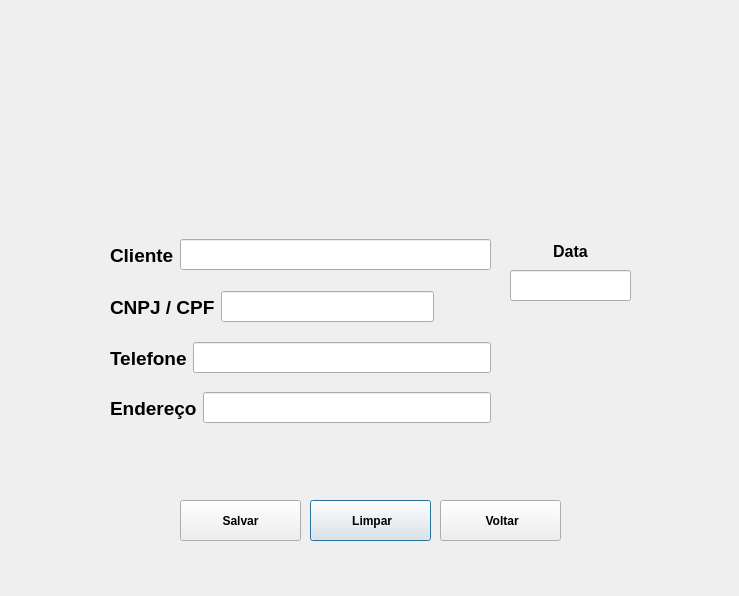
<?xml version="1.0" encoding="UTF-8"?>
<ui version="4.0">
 <class>PDFarea</class>
 <widget class="QDialog" name="PDFarea">
  <property name="geometry">
   <rect>
    <x>0</x>
    <y>0</y>
    <width>739</width>
    <height>596</height>
   </rect>
  </property>
  <property name="windowTitle">
   <string>Dialog</string>
  </property>
  <widget class="QLabel" name="label">
   <property name="geometry">
    <rect>
     <x>130</x>
     <y>10</y>
     <width>461</width>
     <height>231</height>
    </rect>
   </property>
   <property name="font">
    <font>
     <bold>true</bold>
    </font>
   </property>
   <property name="text">
    <string/>
   </property>
   <property name="pixmap">
    <pixmap resource="files.qrc">:/imagens/AberturaArtvidros.png</pixmap>
   </property>
   <property name="scaledContents">
    <bool>true</bool>
   </property>
  </widget>
  <widget class="QWidget" name="layoutWidget_2">
   <property name="geometry">
    <rect>
     <x>110</x>
     <y>390</y>
     <width>381</width>
     <height>36</height>
    </rect>
   </property>
   <property name="font">
    <font>
     <pointsize>14</pointsize>
     <bold>true</bold>
    </font>
   </property>
   <layout class="QHBoxLayout" name="horizontalLayout_4">
    <item>
     <widget class="QLabel" name="label_name_2">
      <property name="font">
       <font>
        <pointsize>14</pointsize>
        <bold>true</bold>
       </font>
      </property>
      <property name="text">
       <string>Endereço</string>
      </property>
     </widget>
    </item>
    <item>
     <widget class="QLineEdit" name="lineEditEndereco">
      <property name="font">
       <font>
        <pointsize>14</pointsize>
        <bold>true</bold>
       </font>
      </property>
     </widget>
    </item>
   </layout>
  </widget>
  <widget class="QWidget" name="layoutWidget_3">
   <property name="geometry">
    <rect>
     <x>110</x>
     <y>237</y>
     <width>381</width>
     <height>36</height>
    </rect>
   </property>
   <property name="font">
    <font>
     <pointsize>14</pointsize>
     <bold>true</bold>
    </font>
   </property>
   <layout class="QHBoxLayout" name="horizontalLayout_2">
    <item>
     <widget class="QLabel" name="label_name">
      <property name="font">
       <font>
        <pointsize>14</pointsize>
        <bold>true</bold>
       </font>
      </property>
      <property name="text">
       <string>Cliente</string>
      </property>
     </widget>
    </item>
    <item>
     <widget class="QLineEdit" name="lineEditCliente">
      <property name="font">
       <font>
        <pointsize>14</pointsize>
        <bold>false</bold>
       </font>
      </property>
     </widget>
    </item>
   </layout>
  </widget>
  <widget class="QWidget" name="layoutWidget">
   <property name="geometry">
    <rect>
     <x>510</x>
     <y>240</y>
     <width>121</width>
     <height>61</height>
    </rect>
   </property>
   <layout class="QVBoxLayout" name="verticalLayout">
    <item>
     <widget class="QLabel" name="label_7">
      <property name="font">
       <font>
        <pointsize>12</pointsize>
        <bold>true</bold>
       </font>
      </property>
      <property name="text">
       <string>&lt;html&gt;&lt;head/&gt;&lt;body&gt;&lt;p align=&quot;center&quot;&gt;Data&lt;/p&gt;&lt;/body&gt;&lt;/html&gt;</string>
      </property>
     </widget>
    </item>
    <item>
     <widget class="QLineEdit" name="lineEditData">
      <property name="font">
       <font>
        <pointsize>14</pointsize>
       </font>
      </property>
      <property name="whatsThis">
       <string>&lt;html&gt;&lt;head/&gt;&lt;body&gt;&lt;p align=&quot;center&quot;&gt;&lt;br/&gt;&lt;/p&gt;&lt;/body&gt;&lt;/html&gt;</string>
      </property>
     </widget>
    </item>
   </layout>
  </widget>
  <widget class="QLabel" name="labelNomeOrcamento">
   <property name="geometry">
    <rect>
     <x>300</x>
     <y>157</y>
     <width>191</width>
     <height>31</height>
    </rect>
   </property>
   <property name="font">
    <font>
     <pointsize>14</pointsize>
     <bold>true</bold>
    </font>
   </property>
   <property name="text">
    <string/>
   </property>
  </widget>
  <widget class="QPushButton" name="pushButtonLimpar">
   <property name="geometry">
    <rect>
     <x>310</x>
     <y>500</y>
     <width>121</width>
     <height>41</height>
    </rect>
   </property>
   <property name="font">
    <font>
     <bold>true</bold>
    </font>
   </property>
   <property name="text">
    <string> Limpar</string>
   </property>
   <property name="icon">
    <iconset resource="files.qrc">
     <normaloff>:/imagens/limpar.png</normaloff>:/imagens/limpar.png</iconset>
   </property>
  </widget>
  <widget class="QPushButton" name="pushButtonVoltar">
   <property name="geometry">
    <rect>
     <x>440</x>
     <y>500</y>
     <width>121</width>
     <height>41</height>
    </rect>
   </property>
   <property name="font">
    <font>
     <bold>true</bold>
    </font>
   </property>
   <property name="text">
    <string> Voltar</string>
   </property>
   <property name="icon">
    <iconset resource="files.qrc">
     <normaloff>:/imagens/voltar.png</normaloff>:/imagens/voltar.png</iconset>
   </property>
  </widget>
  <widget class="QPushButton" name="pushButtonAdicionar">
   <property name="geometry">
    <rect>
     <x>180</x>
     <y>500</y>
     <width>121</width>
     <height>41</height>
    </rect>
   </property>
   <property name="font">
    <font>
     <bold>true</bold>
    </font>
   </property>
   <property name="text">
    <string>Salvar</string>
   </property>
   <property name="icon">
    <iconset resource="files.qrc">
     <normaloff>:/imagens/salvar.png</normaloff>:/imagens/salvar.png</iconset>
   </property>
  </widget>
  <widget class="QWidget" name="layoutWidget_4">
   <property name="geometry">
    <rect>
     <x>110</x>
     <y>340</y>
     <width>381</width>
     <height>36</height>
    </rect>
   </property>
   <property name="font">
    <font>
     <pointsize>14</pointsize>
     <bold>true</bold>
    </font>
   </property>
   <layout class="QHBoxLayout" name="horizontalLayout_5">
    <item>
     <widget class="QLabel" name="label_name_4">
      <property name="font">
       <font>
        <pointsize>14</pointsize>
        <bold>true</bold>
       </font>
      </property>
      <property name="text">
       <string>Telefone</string>
      </property>
     </widget>
    </item>
    <item>
     <widget class="QLineEdit" name="lineEditTelefone">
      <property name="font">
       <font>
        <pointsize>14</pointsize>
        <bold>true</bold>
       </font>
      </property>
     </widget>
    </item>
   </layout>
  </widget>
  <widget class="QWidget" name="">
   <property name="geometry">
    <rect>
     <x>110</x>
     <y>290</y>
     <width>324</width>
     <height>34</height>
    </rect>
   </property>
   <layout class="QHBoxLayout" name="horizontalLayout">
    <item>
     <widget class="QLabel" name="label_name_3">
      <property name="font">
       <font>
        <pointsize>14</pointsize>
        <bold>true</bold>
       </font>
      </property>
      <property name="text">
       <string>CNPJ / CPF</string>
      </property>
     </widget>
    </item>
    <item>
     <widget class="QLineEdit" name="lineEditCNPJ_CPF">
      <property name="font">
       <font>
        <pointsize>14</pointsize>
        <bold>true</bold>
       </font>
      </property>
     </widget>
    </item>
   </layout>
  </widget>
 </widget>
 <resources>
  <include location="files.qrc"/>
 </resources>
 <connections/>
</ui>
